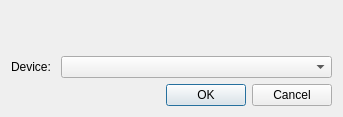
<?xml version="1.0" encoding="UTF-8"?>
<ui version="4.0">
 <class>Dialog</class>
 <widget class="QDialog" name="Dialog">
  <property name="geometry">
   <rect>
    <x>0</x>
    <y>0</y>
    <width>343</width>
    <height>117</height>
   </rect>
  </property>
  <property name="windowTitle">
   <string>Choose Device to Compare</string>
  </property>
  <layout class="QVBoxLayout" name="verticalLayout">
   <item>
    <widget class="QLabel" name="info_label">
     <property name="frameShape">
      <enum>QFrame::NoFrame</enum>
     </property>
     <property name="frameShadow">
      <enum>QFrame::Plain</enum>
     </property>
     <property name="text">
      <string/>
     </property>
    </widget>
   </item>
   <item>
    <layout class="QHBoxLayout" name="horizontalLayout" stretch="0,1">
     <item>
      <widget class="QLabel" name="label_2">
       <property name="text">
        <string>Device: </string>
       </property>
      </widget>
     </item>
     <item>
      <widget class="QComboBox" name="devices_combobox"/>
     </item>
    </layout>
   </item>
   <item>
    <widget class="QDialogButtonBox" name="buttonBox">
     <property name="orientation">
      <enum>Qt::Horizontal</enum>
     </property>
     <property name="standardButtons">
      <set>QDialogButtonBox::Cancel|QDialogButtonBox::Ok</set>
     </property>
    </widget>
   </item>
  </layout>
 </widget>
 <resources/>
 <connections>
  <connection>
   <sender>buttonBox</sender>
   <signal>accepted()</signal>
   <receiver>Dialog</receiver>
   <slot>accept()</slot>
   <hints>
    <hint type="sourcelabel">
     <x>248</x>
     <y>254</y>
    </hint>
    <hint type="destinationlabel">
     <x>157</x>
     <y>274</y>
    </hint>
   </hints>
  </connection>
  <connection>
   <sender>buttonBox</sender>
   <signal>rejected()</signal>
   <receiver>Dialog</receiver>
   <slot>reject()</slot>
   <hints>
    <hint type="sourcelabel">
     <x>316</x>
     <y>260</y>
    </hint>
    <hint type="destinationlabel">
     <x>286</x>
     <y>274</y>
    </hint>
   </hints>
  </connection>
 </connections>
</ui>
